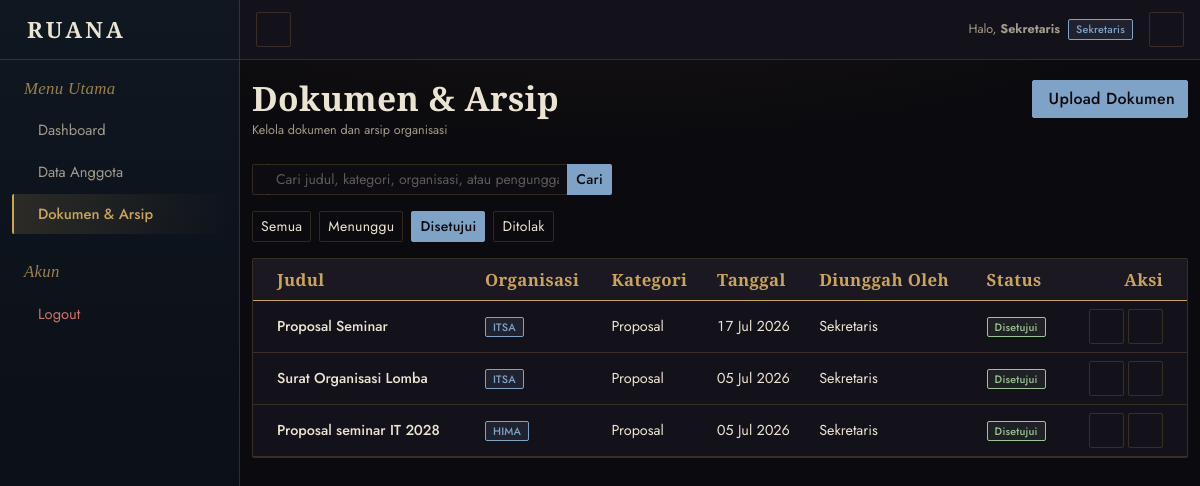
/index.php?page=dokumen&action=index&status=disetujui (signed in), run on the app's committed database.
### tables this page shows
CREATE TABLE `dokumen` (
  `id` int NOT NULL,
  `user_id` int DEFAULT NULL,
  `nama_organisasi` varchar(150) NOT NULL DEFAULT '',
  `approved_by` int DEFAULT NULL,
  `judul` varchar(200) NOT NULL,
  `kategori` enum('Proposal','Surat Masuk','Surat Keluar','LPJ','Lainnya') NOT NULL,
  `nama_file` varchar(255) NOT NULL,
  `tanggal` date NOT NULL,
  `status_approval` enum('pending','disetujui','ditolak') DEFAULT 'pending',
  `catatan_dosen` varchar(255) DEFAULT NULL,
  `approved_at` timestamp NULL DEFAULT NULL,
  `created_at` timestamp NULL DEFAULT CURRENT_TIMESTAMP
);

CREATE TABLE `users` (
  `id` int NOT NULL,
  `nama` varchar(100) NOT NULL,
  `username` varchar(50) NOT NULL,
  `password` varchar(255) NOT NULL,
  `role` enum('ketua','sekretaris','bendahara','anggota','dosen') NOT NULL,
  `created_at` timestamp NULL DEFAULT CURRENT_TIMESTAMP
);

### app/views/dokumen/index.php (the view, shortened to what the rows shown need)
<?php require_once BASE_PATH . '/app/helpers/Access.php'; ?>
<?php
$roleColors = [
    'ketua'      => ['primary' => '#c9a45c', 'dark' => '#1f1610', 'bg' => 'rgba(201,164,92,0.12)',  'text' => '#c9a45c'],
    'sekretaris' => ['primary' => '#7fa3c7', 'dark' => '#0f1721', 'bg' => 'rgba(127,163,199,0.12)', 'text' => '#7fa3c7'],
    'bendahara'  => ['primary' => '#8fb08a', 'dark' => '#0f1a15', 'bg' => 'rgba(143,176,138,0.12)', 'text' => '#8fb08a'],
    'dosen'      => ['primary' => '#a48fc9', 'dark' => '#171221', 'bg' => 'rgba(164,143,201,0.12)', 'text' => '#a48fc9'],
    'anggota'    => ['primary' => '#b5ada0', 'dark' => '#16141a', 'bg' => 'rgba(181,173,160,0.10)', 'text' => '#b5ada0'],
];
$color = $roleColors[$role] ?? $roleColors['anggota'];
?>
<!DOCTYPE html>
<html lang="id" data-bs-theme="dark">
<head>
  <link rel="stylesheet" href="https://cdn.jsdelivr.net/npm/bootstrap@5.3.0/dist/css/bootstrap.min.css">
  <link rel="stylesheet" href="https://cdn.jsdelivr.net/npm/@tabler/icons-webfont@latest/tabler-icons.min.css">
  <link rel="stylesheet" href="../public/css/style.css?v=<?= @filemtime(BASE_PATH . '/public/css/style.css') ?: time() ?>">
</head>
<body>
<main id="content" class="<?= $role === 'dosen' ? 'container-fluid px-4' : 'content py-10' ?>" style="<?= $role === 'dosen' ? 'margin-top:80px;' : '' ?>">
  <div class="container-fluid">
    <div class="d-flex justify-content-between align-items-start flex-wrap gap-2 mb-4">
      <div>
        <h1 class="fs-4 mb-1">Dokumen & Arsip</h1>
      </div>
    </div>
    <?php
      $filterStatus = $_GET['status'] ?? '';
      $keyword      = trim($_GET['q'] ?? '');
      $filters = [
        ''          => 'Semua',
        'pending'   => 'Menunggu',
        'disetujui' => 'Disetujui',
        'ditolak'   => 'Ditolak',
      ];
    ?>
    <div class="card border-0">
      <div class="card-body p-0">
        <div class="table-responsive">
          <table class="table align-middle mb-0">
            <thead style="background-color:var(--ce-surface-2);">
              <tr>
                <th class="ps-4">Judul</th>
                <th>Organisasi</th>
                <th>Kategori</th>
                <th>Tanggal</th>
                <th>Diunggah Oleh</th>
                <th>Status</th>
                <th class="text-end pe-4">Aksi</th>
              </tr>
            </thead>
            <tbody>
              <?php if (empty($dokumens)): ?>
                <tr>
                  <td colspan="7" class="text-center text-muted py-5">
                    <i class="ti ti-file-off fs-3 d-block mb-2"></i>
                    <?php if ($keyword !== ''): ?>
                      Tidak ditemukan dokumen untuk pencarian "<?= htmlspecialchars($keyword) ?>"<?= $filterStatus ? ' dengan status "' . htmlspecialchars($filters[$filterStatus]) . '"' : '' ?>.
                    <?php elseif ($filterStatus): ?>
                      Tidak ada dokumen dengan status "<?= htmlspecialchars($filters[$filterStatus]) ?>".
                    <?php else: ?>
                      Belum ada dokumen.
                    <?php endif; ?>
                  </td>
                </tr>
              <?php else: ?>
                <?php foreach ($dokumens as $doc): ?>
                  <tr>
                    <td class="ps-4 fw-medium"><?= htmlspecialchars($doc['judul']) ?></td>
                    <td>
                      <span class="badge" style="background-color:<?= $color['bg'] ?>; color:<?= $color['primary'] ?>;">
                        <?= htmlspecialchars($doc['nama_organisasi'] ?? '-') ?>
                      </span>
                    </td>
                    <td><?= htmlspecialchars($doc['kategori']) ?></td>
                    <td><?= date('d M Y', strtotime($doc['tanggal'])) ?></td>
                    <td><?= htmlspecialchars($doc['nama_uploader'] ?? '-') ?></td>
                    <td>
                      <?php if ($doc['status_approval'] === 'disetujui'): ?>
                        <span class="badge rounded-pill" style="background-color:rgba(143,176,138,0.1); color:#9cc497;">Disetujui</span>
                      <?php elseif ($doc['status_approval'] === 'ditolak'): ?>
                        <span class="badge rounded-pill" style="background-color:rgba(194,69,58,0.1); color:#e0655a;">Ditolak</span>
                      <?php else: ?>
                        <span class="badge rounded-pill" style="background-color:rgba(217,168,74,0.1); color:#d9a84a;">Menunggu</span>
                      <?php endif; ?>
                    </td>
                    <td class="text-end pe-4">
                      <a href="../public/uploads/<?= htmlspecialchars($doc['nama_file']) ?>" target="_blank" class="btn btn-light btn-icon btn-sm" title="Lihat">
                      </a>
                      <?php if ($role === 'sekretaris'): ?>
                      <a href="index.php?page=dokumen&action=delete&id=<?= $doc['id'] ?>"
                         onclick="return confirm('Yakin ingin menghapus dokumen \'<?= htmlspecialchars($doc['judul']) ?>\'?')"
                         class="btn btn-light btn-icon btn-sm text-danger" title="Hapus">
                      </a>
                      <?php endif; ?>
                    </td>
                  </tr>
                <?php endforeach; ?>
              <?php endif; ?>
            </tbody>
          </table>
        </div>
      </div>
    </div>
  </div>
</main>
</body>
</html>

### data on the page
dokumen: judul "Proposal Seminar", nama_organisasi "ITSA", kategori "Proposal", tanggal "17 Jul 2026", user.nama "Sekretaris", status_approval "Disetujui"
dokumen: judul "Surat Organisasi Lomba", nama_organisasi "ITSA", kategori "Proposal", tanggal "05 Jul 2026", user.nama "Sekretaris", status_approval "Disetujui"
dokumen: judul "Proposal seminar IT 2028", nama_organisasi "HIMA", kategori "Proposal", tanggal "05 Jul 2026", user.nama "Sekretaris", status_approval "Disetujui"

### other printed values
$nama "Sekretaris"
$role "Sekretaris"
$label "Semua"
$label "Menunggu"
$label "Disetujui"
$label "Ditolak"
